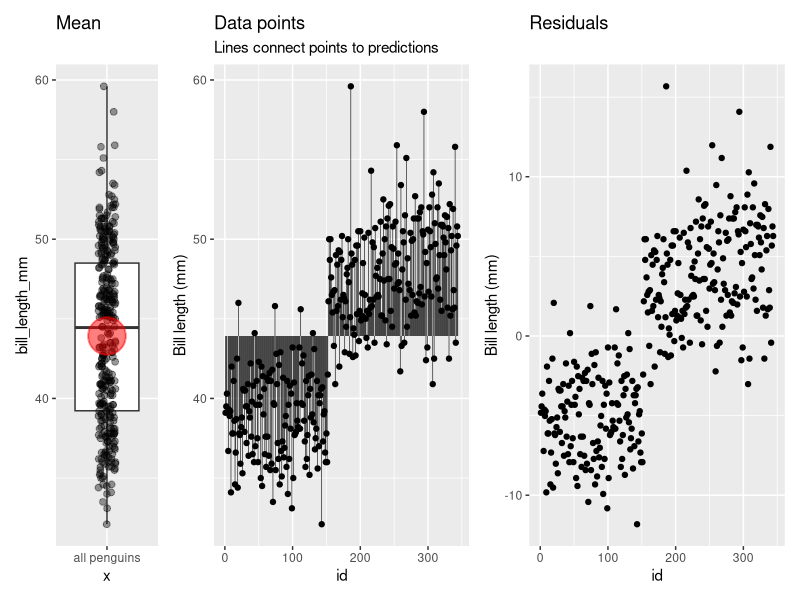

Write the R code that produced this figure.
# Load necessary libraries
library(dplyr)          # For data manipulation
library(ggplot2)        # For plotting
library(palmerpenguins) # For the penguins dataset
library(patchwork)      # For combining multiple ggplots

# Create the first plot 'a': A boxplot of bill lengths for all penguins
a <- ggplot(penguins, aes(x = "all penguins", y = bill_length_mm, group = "x")) +
  geom_boxplot() +                                        # Add a boxplot to show distribution
  geom_jitter(width = .1, height = 0, size = 2, alpha = .4) + # Add jittered points for individual data visibility
  stat_summary(fun = "mean", color = "red", size = 3, alpha = .5) + # Add a red dot representing the mean
  labs(title = "Mean", subtitle ="")                      # Set the title of the plot

# Create the second plot 'b': A scatter plot of bill lengths with lines connecting each point to the mean
b <- penguins %>% 
    mutate(id = 1:n()) %>%                                # Add an ID column to identify each point
  ggplot(aes(x = id, y = bill_length_mm)) +
  geom_point() +                                          # Add points for each penguin's bill length
  geom_segment(aes(xend = id, yend = mean(bill_length_mm, na.rm=TRUE)), linewidth = .2) + # Add lines connecting points to the mean
  labs(y = "Bill length (mm)", title = "Data points", subtitle = "Lines connect points to predictions") # Set labels

# Create the third plot 'c': Residuals plot showing deviations from the mean
c <- penguins %>% 
    mutate(id = 1:n(),
           residuals = bill_length_mm - mean(bill_length_mm, na.rm=TRUE)) %>% # Calculate residuals
  ggplot(aes(x = id, y = residuals)) +
  geom_point() +                                          # Plot residuals as points
  labs(y = "Bill length (mm)", title = "Residuals", subtitle ="") # Set labels

# Combine the three plots into one layout
library(patchwork)
a + b + c + plot_layout(widths = c(2, 5, 5))              # Arrange plots 'a', 'b', and 'c' with specified widths
